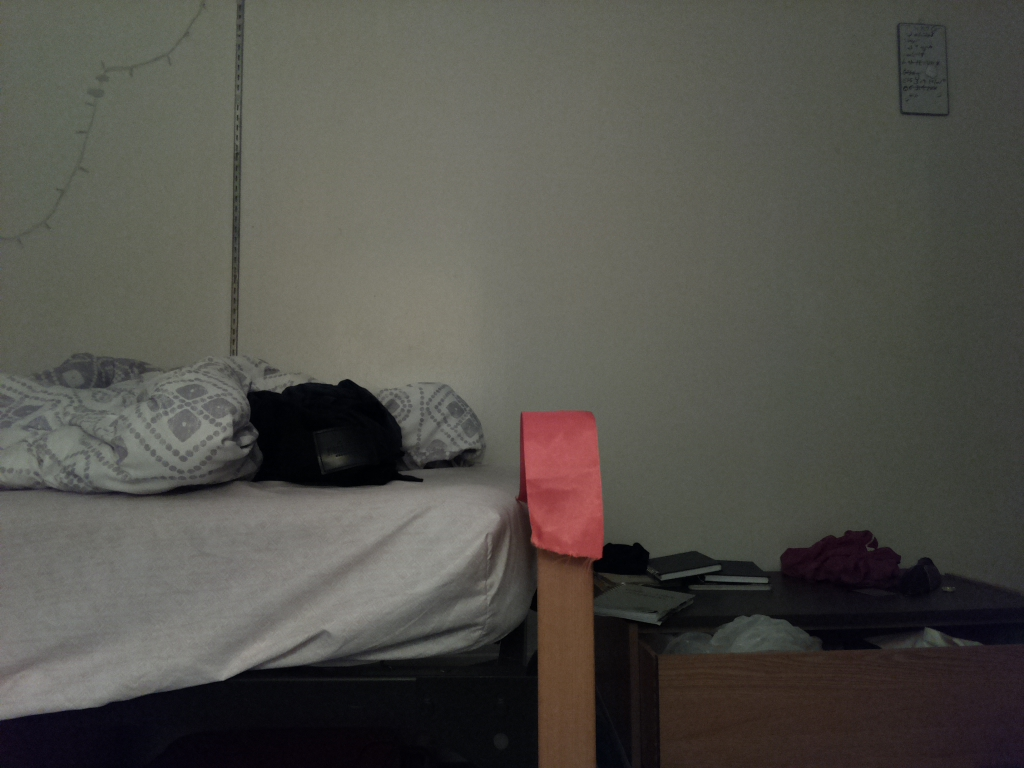
#> input picture OpenCV/my_image.jpg, 1024 x 768 px
$ python -i vertical_lines_test.py   (imports and definitions only)
#> lines starting #> are read from the running program, lines starting #| are printed output that depends on the picture; after the words box and inside, x2 and y2 are one past the last pixel; in counts of white or black regions, pixels touching at a corner belong together
import matplotlib.pyplot as plt
import matplotlib.image as mpimg
import numpy as np
import cv2
import math
import os
import shutil
import struct
import imutils
import picamera.array
import io
# import smbus
import picamera
import time

# [37 lines left out: functions getFloatData, getByteData, putByteList, not called in this run]

#
# crazy conversion of groups of 4 bytes in an array into a float
# simple code assumes floats are at beginning of the array
# "index" = float index, starting at 0
#
def bytes_2_float(data, index):
    bytes = data[4*index:(index+1)*4]
    return struct.unpack('f', "".join(map(chr, bytes)))[0]

##########
# main part of script starts here
##########

#
# smbus implements i2c on the RPi
# #
# bus = smbus.SMBus(1)

# #
# # this is the Slave address of the Arduino
# #
# address = 0x04

#
# initialize dummy value of output from Pi (bytes only)
#
##byteListDummyFromPi = [150, 220]

#
# initialize dummy values of inputs to Pi
#
# dummyToPiFloats = [-3.1416, 6.2832]
# dummyToPiBytes = [2047, 50, 50]

#
# now loop thru reading from and writing to Arduino
#

####IMAGE PROCESSING#######


def grayscale(img):

    return cv2.cvtColor(img, cv2.COLOR_RGB2GRAY)
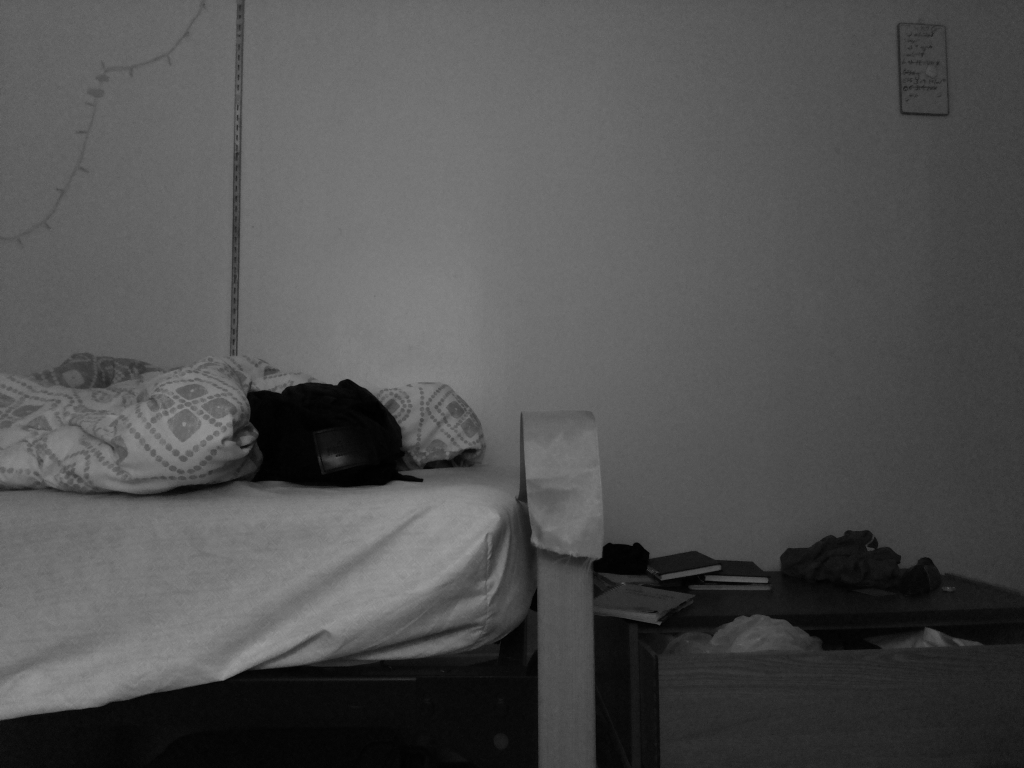
#> returned value: shape (768, 1024); min 0, max 155, mean 80.5


def canny(img, low_threshold, high_threshold):

    return cv2.Canny(img, low_threshold, high_threshold)

def gaussian_blur(img, kernel_size):

    return cv2.GaussianBlur(img, (kernel_size, kernel_size), 0)

def region_of_interest(img, vertices):

    mask = np.zeros_like(img)

    #defining a 3 channel or 1 channel color to fill the mask with depending on the input image
    if len(img.shape) > 2:
        channel_count = img.shape[2]  # i.e. 3 or 4 depending on your image
        ignore_mask_color = (255,) * channel_count
    else:
        ignore_mask_color = 255

    #filling pixels inside the polygon defined by "vertices" with the fill color
    cv2.fillPoly(mask, vertices, ignore_mask_color)

    #returning the image only where mask pixels are nonzero
    masked_image = cv2.bitwise_and(img, mask)
    return masked_image


def draw_lines(img, lines, color=[255, 0, 0], thickness=2):

    gradient = 0

    for line in lines:
        for x1,y1,x2,y2 in line:
            cv2.line(img, (x1, y1), (x2, y2), color, thickness)

            print(x1, y1, x2, y2)


def hough_lines(img, rho, theta, threshold, min_line_len, max_line_gap):

    lines = cv2.HoughLinesP(img, rho, theta, threshold, np.array([]), minLineLength=min_line_len, maxLineGap=max_line_gap)
    line_img = np.zeros((img.shape[0], img.shape[1], 3), dtype=np.uint8)
    draw_lines(line_img, lines)
    return line_img

def process_frame(image):
    global first_frame

    gray_image = grayscale(image)
    img_hsv = cv2.cvtColor(image, cv2.COLOR_RGB2HSV)
#> img_hsv: shape (768, 1024, 3); mean H, S, V 48.3, 40.3, 84

    lower_yellow = np.array([31, 110, 153], dtype = "uint8")
    upper_yellow = np.array([32, 110, 154], dtype="uint8")

    mask_yellow = cv2.inRange(img_hsv, lower_yellow, upper_yellow)
#> mask_yellow: shape (768, 1024); every value is 0
    mask_white = cv2.inRange(gray_image, 200, 255)
    mask_yw = cv2.bitwise_or(mask_white, mask_yellow)
    mask_yw_image = cv2.bitwise_and(gray_image, mask_yw)

    #cv2.imshow("Frame2", mask_yw)


    kernel_size = 5
    gauss_gray = gaussian_blur(mask_yw_image,kernel_size)

    #same as quiz values
    low_threshold = 50
    high_threshold = 150
    canny_edges = canny(gauss_gray,low_threshold,high_threshold)

    imshape = image.shape
#> imshape = (768, 1024, 3)
    lower_left = [imshape[1]/9,imshape[0]]
#> lower_left = [113.8, 768]
    lower_right = [imshape[1]-imshape[1]/9,imshape[0]]
#> lower_right = [910.2, 768]
    top_left = [imshape[1]/2-imshape[1]/8,imshape[0]/2+imshape[0]/10]
#> top_left = [384, 460.8]
    top_right = [imshape[1]/2+imshape[1]/8,imshape[0]/2+imshape[0]/10]
#> top_right = [640, 460.8]
    vertices = [np.array([lower_left,top_left,top_right,lower_right],dtype=np.int32)]
    roi_image = region_of_interest(canny_edges, vertices)
#> in region_of_interest, `cv2.fillPoly(mask, vertices, ignore_mask_color)`:
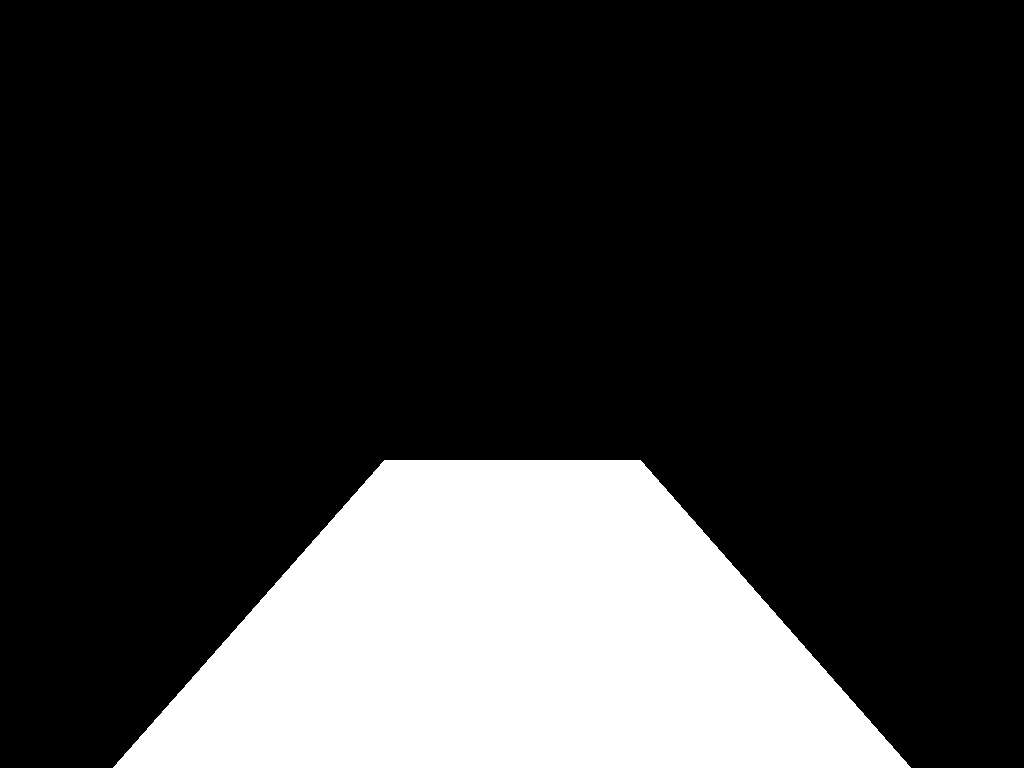
#> mask: shape (768, 1024); 20.7% white; 1 white region, box (x1, y1, x2, y2) and area: (113, 460, 911, 768) 162470

    #rho and theta are the distance and angular resolution of the grid in Hough space
    #same values as quiz
    rho = 2
    theta = np.pi/180
    #threshold is minimum number of intersections in a grid for candidate line to go to output
    threshold = 140
    min_line_len = 50
    max_line_gap = 200

    line_image = hough_lines(canny_edges, rho, theta, threshold, min_line_len, max_line_gap)
#> in hough_lines, `lines = cv2.HoughLinesP(img, rho, theta, threshold, np.array([]), minL..`: lines = None
#> after the loop in draw_lines, `for line in lines:`: img: shape (768, 1024, 3); every value is 0
    print(type(line_image))
    #line_image = imutils.resize(line_image, width=300)

    return line_image


# [23 lines left out: function loop, not called in this run]

# [1 line not run here, left out]

>>> import cv2
>>> picture = cv2.cvtColor(cv2.imread('my_image.jpg'), cv2.COLOR_BGR2RGB)
#> (the run stopped early here; a loop or call above may not have finished)

$ run again, on OpenCV/blackRoad.jpg
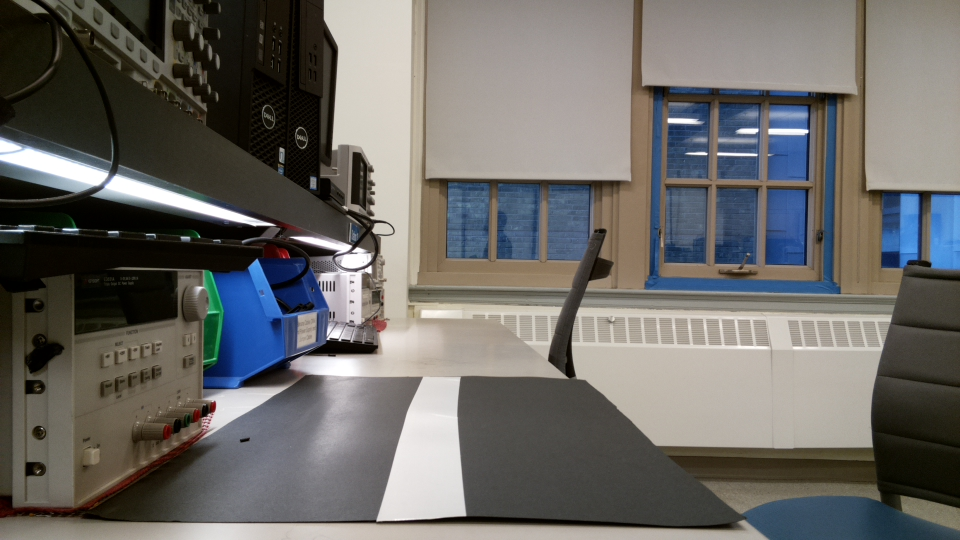
#> input picture OpenCV/blackRoad.jpg, 960 x 540 px
#> img_hsv: shape (540, 960, 3); mean H, S, V 38, 72.2, 115.7
#> mask_yellow: shape (540, 960); every value is 0
#> in process_frame, `mask_white = cv2.inRange(gray_image, 200, 255)`:
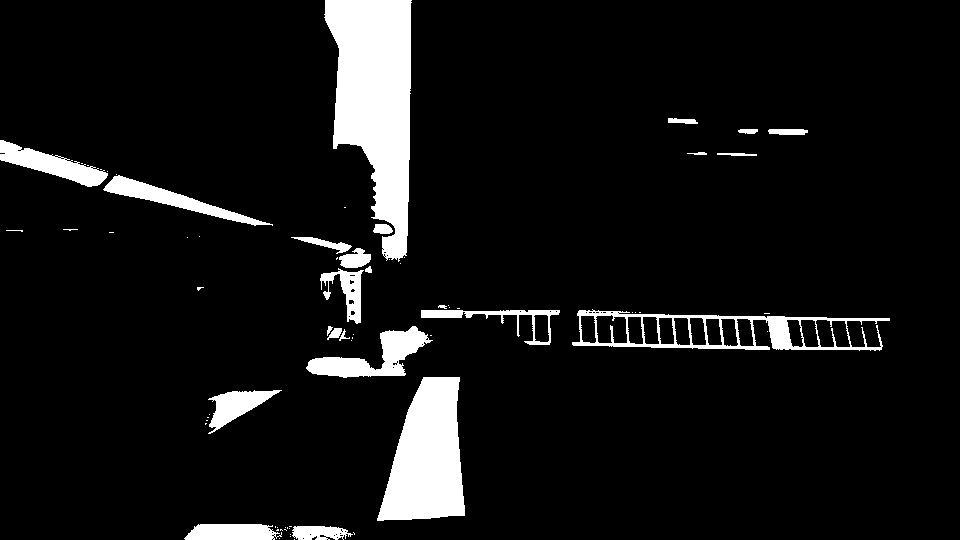
#> mask_white: shape (540, 960); 7.9% white; 70 white regions (46 under 20 px), largest, box (x1, y1, x2, y2) and area: (324, 0, 412, 262) 14743, (377, 377, 465, 521) 8795, (572, 309, 890, 351) 3737
#> mask: shape (540, 960); 20.6% white; 1 white region, box (x1, y1, x2, y2) and area: (107, 324, 853, 540) 106634
#> masked_image: shape (540, 960); 0.29% white in thin lines or dots, all inside (x1, y1, x2, y2) = (184, 324, 627, 540)
#> lines = 14 rows, first 6: [346, 308, 887, 317], [346, 313, 877, 322], [0, 140, 682, 348], [6, 161, 370, 258], [327, 337, 882, 347], [350, 341, 873, 350]
#> the loop in draw_lines, `for line in lines:` made 14 passes
#> (printed output is left out)
#> after the loop in draw_lines, `for line in lines:`:
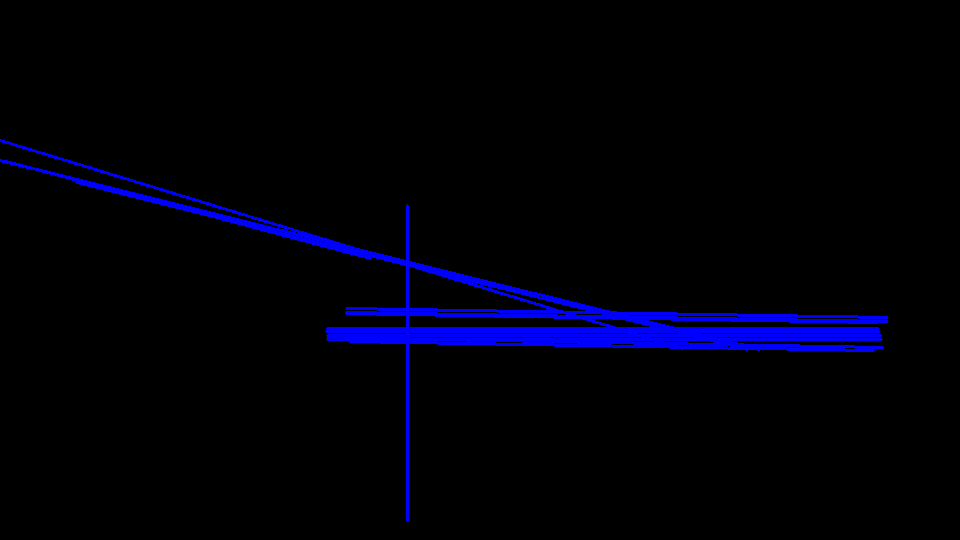
#> img: shape (540, 960, 3); mean of channels 0, 1, 2 9.6, 0, 0; drawn as B, G, R
#| <class 'numpy.ndarray'>
